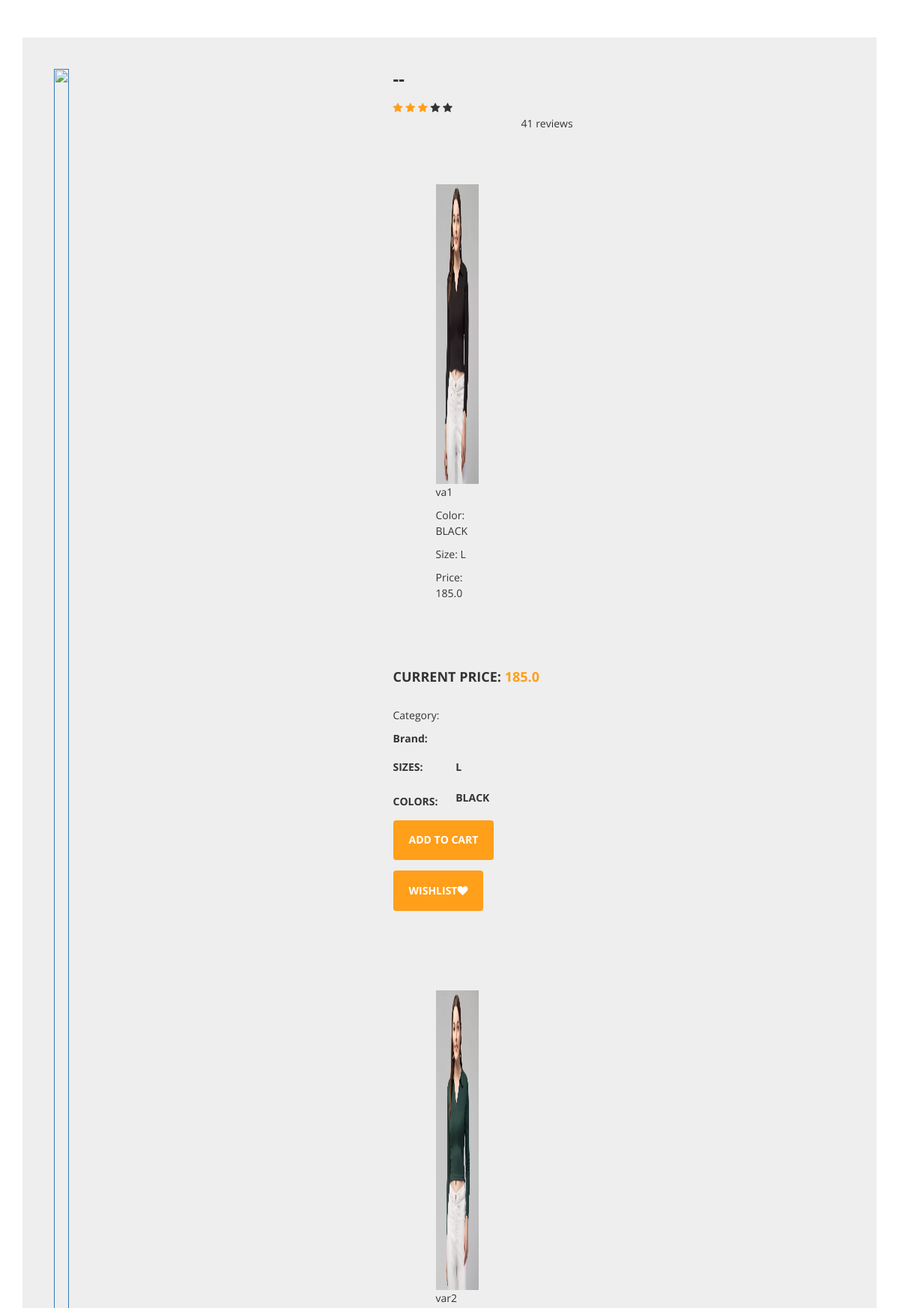
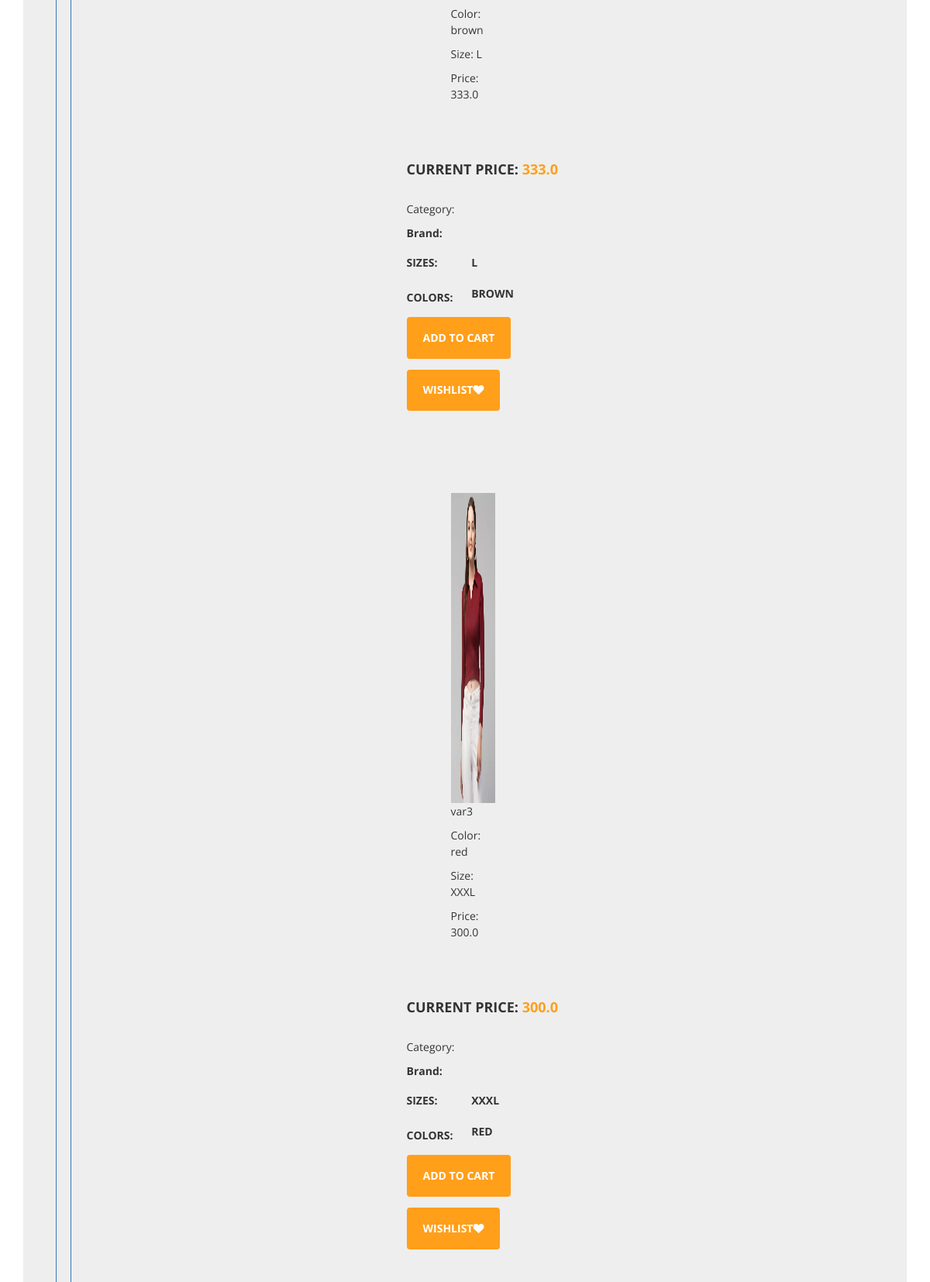
The app's page /trial/ (upper part) with its own data (2 pictures, top to bottom).
### app1/models.py (models this page shows, shortened)
class Variant(models.Model):
    id = models.AutoField(primary_key=True)
    variant = models.CharField(max_length=100,blank= True,null= True)
    Product = models.ForeignKey(Product,on_delete=models.CASCADE)
    Color = models.ForeignKey(Color,on_delete=models.CASCADE)
    Size = models.ForeignKey(Size,on_delete=models.CASCADE)
    quantity = models.IntegerField(default=1)
    price = models.FloatField(default=0)
    offer = models.ForeignKey(Offer, on_delete=models.SET_NULL, blank=True, null=True)
    image1 = models.ImageField(blank=True, upload_to='images/')
    image2 = models.ImageField(blank=True, upload_to='images/')
    image3 = models.ImageField(blank=True, upload_to='images/')
    image4 = models.ImageField(blank=True, upload_to='images/')

class Color(models.Model):
    color = models.CharField(max_length=50)

class Size(models.Model):
    size = models.CharField(max_length=20)

### app1/views.py (the view)
# urls.py: path("trial/",views.trial,name ='trial'),
def trial(request):
    variantobj = Variant.objects.all()
    colorobj = Color.objects.all()
    sizeobj = Size.objects.all()
    context = {"colorobj":colorobj,"sizeobj":sizeobj,"variantobj":variantobj}
    return render(request, 'trial.html',context)

### app1/templates/trial.html (shortened to what this page needs)
<link href="//maxcdn.bootstrapcdn.com/bootstrap/3.3.0/css/bootstrap.min.css" rel="stylesheet" id="bootstrap-css">
<!DOCTYPE html>
{% load static %}
<html lang="en">
  <head>
    <link href="https://maxcdn.bootstrapcdn.com/font-awesome/4.7.0/css/font-awesome.min.css" rel="stylesheet">
    <link rel="stylesheet" href="{% static 'app/magiczoom/magiczoom.css' %}">
  </head>
  <body>
	<div class="container">
		<div class="card">
			<div class="container-fliud">
				<div class="wrapper row">
					<div class="preview col-md-5">
						<div class="preview-pic tab-content">
						  <div class="tab-pane active" id="pic-1">
                <a href="{{ variant.image1.url  }}" class="MagicZoom" >
                  <img  src="{{ variant.image1.url  }}" />
                </a>
                </div>
						</div>
					</div>
					<div class="details col-md-6">
						<h3 class="product-title">{{ product.name }}--{{ variant.variant }}</h3>
						<div class="rating">
							<div class="stars">
								<span class="fa fa-star checked"></span>
								<span class="fa fa-star checked"></span>
								<span class="fa fa-star checked"></span>
								<span class="fa fa-star"></span>
								<span class="fa fa-star"></span>
							</div>
							<span class="review-no">41 reviews</span>
        {% for variant in variantobj %}
        <div class="col-lg-4 col-md-6 col-sm-12 pb-1">
          <div class="card product-item border-0 mb-4">
              <img src="{{ variant.image1.url }}" alt="" class="card-img-top" style="height: 400px">
            <div class="card-body">
              <p class="card-title">{{ variant.variant }}</p>
              <p class="card-text">Color: {{ variant.Color.color }}</p>
              <p class="card-text">Size: {{ variant.Size.size }}</p>
              <p class="card-text">Price: {{ variant.price }}</p>
            </div>
          </div>
        </div>
						</div>
						<h4 class="price">current price: <span>{{ variant.price }}</span></h4>
						<p class="vote"><p>Category: {{ product.category }}</p><strong> Brand: {{ product.brand }}</strong></p>
						<h5 class="sizes">sizes:
							<span class="size" data-toggle="tooltip" title="small">{{ variant.Size.size }}</span>
						</h5>
						<h5 class="colors">colors:
							<span class="color"> {{variant.Color.color }}</span>
						</h5>
						<div class="action">
                            <form action="{% url 'add-to-cart' %}" method="POST" class="d-inline">
                                <button type="submit" class="add-to-cart btn btn-default">add to cart</button>
                            </form>
                            <form action="{% url 'add_to_wishlist'   %}" method="POST" class="d-inline">
                            <button type="submit" class="like btn btn-default" >wishlist<span class="fa fa-heart"></span></button>
                            </form>
                            {% endfor %}
						</div>
					</div>
				</div>
			</div>
		</div>
	</div>
</html>

### app1/static/app/magiczoom/magiczoom.css (style rules this page uses)
.MagicZoom, .mz-figure, .mz-lens, .mz-zoom-window, .mz-loading, .mz-hint, .mz-expand .mz-expand-stage, .mz-expand .mz-expand-stage .mz-image-stage, .mz-expand .mz-expand-stage .mz-image-stage .mz-caption, .mz-thumb img, .mz-expand-thumbnails, .mz-expand-controls, .mz-button { -webkit-box-sizing: border-box; box-sizing: border-box; }
.MagicZoom, .mz-figure { display: inline-block; outline: 0 !important; font-size: 0 !important; line-height: 100% !important; direction: ltr !important; position: relative; z-index: 1; margin: 0 auto; vertical-align: middle; -webkit-user-select: none; -moz-user-select: none; -ms-user-select: none; user-select: none; -webkit-touch-callout: none; -webkit-tap-highlight-color: transparent; -webkit-backface-visibility: hidden; backface-visibility: hidden; }
.MagicZoom { -webkit-transform: translate3d(0,0,0); -ms-touch-action: pan-y; touch-action: pan-y; }
.MagicZoom img, .mz-figure img { border: 0 !important; margin: 0 !important; outline: 0 !important; padding: 0 !important; }
.MagicZoom > img, .mz-figure > img { width: 100%; height: auto; }

### app1/templates/trial.html (style rules this page uses)
body { font-family: 'open sans'; overflow-x: hidden; }
img { max-width: 100%; }
.preview { display: -webkit-box; display: -webkit-flex; display: -ms-flexbox; display: flex; -webkit-box-orient: vertical; -webkit-box-direction: normal; -webkit-flex-direction: column; -ms-flex-direction: column; flex-direction: column; }
.preview-pic { -webkit-box-flex: 1; -webkit-flex-grow: 1; -ms-flex-positive: 1; flex-grow: 1; }
.tab-content { overflow: hidden; }
.tab-content img { width: 100%; -webkit-animation-name: opacity; animation-name: opacity; -webkit-animation-duration: .3s; animation-duration: .3s; }
.card { margin-top: 50px; background: #eee; padding: 3em; line-height: 1.5em; }
@media screen and (min-width: 997px) { .wrapper { display: -webkit-box; display: -webkit-flex; display: -ms-flexbox; display: flex; } }
.details { display: -webkit-box; display: -webkit-flex; display: -ms-flexbox; display: flex; -webkit-box-orient: vertical; -webkit-box-direction: normal; -webkit-flex-direction: column; -ms-flex-direction: column; flex-direction: column; }
.colors { -webkit-box-flex: 1; -webkit-flex-grow: 1; -ms-flex-positive: 1; flex-grow: 1; }
.product-title, .price, .sizes, .colors { text-transform: UPPERCASE; font-weight: bold; }
.checked, .price span { color: #ff9f1a; }
.product-title, .rating, .product-description, .price, .vote, .sizes { margin-bottom: 15px; }
.product-title { margin-top: 0; }
.size { margin-right: 10px; }
.size:first-of-type { margin-left: 40px; }
.color { display: inline-block; vertical-align: middle; margin-right: 10px; height: 2em; width: 2em; border-radius: 2px; }
.color:first-of-type { margin-left: 20px; }
.add-to-cart, .like { background: #ff9f1a; padding: 1.2em 1.5em; border: none; text-transform: UPPERCASE; font-weight: bold; color: #fff; -webkit-transition: background .3s ease; transition: background .3s ease; }

### records on screen
Variant: image1 (picture), variant "va1", Color.color "BLACK", Size.size "L", price "185.0"
Variant: image1 (picture), variant "var2", Color.color "brown", Size.size "L", price "333.0", Color.color "BROWN"
Variant: image1 (picture), variant "var3", Color.color "red", Size.size "XXXL", price "300.0", Color.color "RED"
